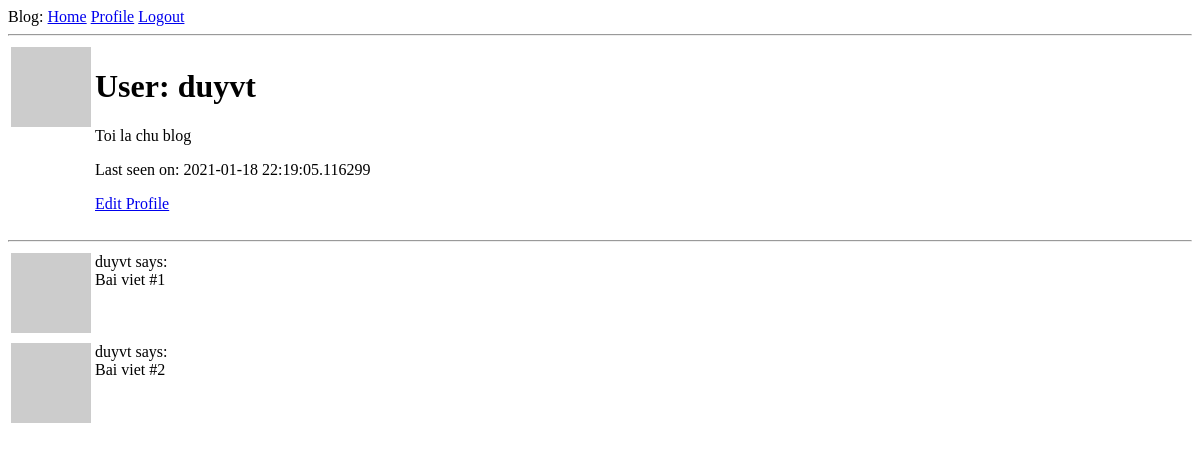
/user/duyvt (signed in), run on an earlier commit of the app's database.
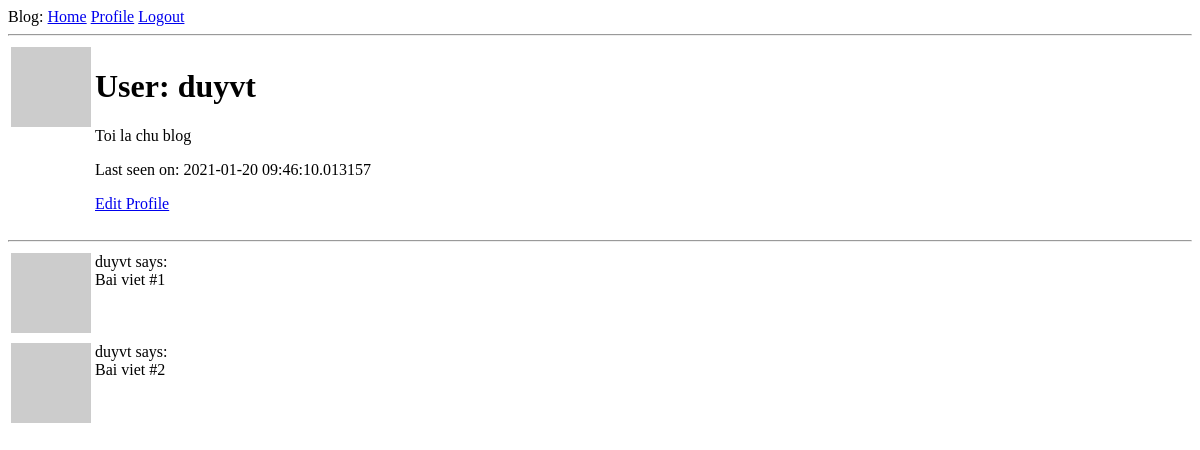
And on a later commit of the database.
### app/models.py (models this page shows, shortened)
class User(UserMixin, db.Model):
    id = db.Column(db.Integer, primary_key=True)
    username = db.Column(db.String(64), index=True, unique=True)
    email = db.Column(db.String(64), index=True, unique=True)
    password_hash = db.Column(db.String(128))
    about_me = db.Column(db.String(140))
    last_seen = db.Column(db.DateTime(), default=datetime.utcnow)
    posts = db.relationship('Post', backref='author', lazy='dynamic')
    followed = db.relationship(
        'User',
        secondary=followers,
        primaryjoin= (followers.c.follower_id == id),
        secondaryjoin= (followers.c.followed_id == id),
        backref = db.backref('followers', lazy='dynamic'),
        lazy = 'dynamic'
        )
    def avatar(self, size):
        digest = md5(self.email.lower().encode('utf-8')).hexdigest()
        return 'https://www.gravatar.com/avatar/{}?d=identicon&s={}'.format(digest, size)

### app/routes.py (the view)
@app.route('/user/<username>')
@login_required
def user(username):
    user = User.query.filter_by(username=username).first_or_404()
    posts = [
        {'author': user, 'body': 'Bai viet #1'},
        {'author': user, 'body': 'Bai viet #2'}
    ]
    return render_template('user.html', user=user, posts=posts)

### app/models.py (called while the page is built)
@login.user_loader
def load_user(id):
    return User.query.get(int(id))

### app/routes.py (called while the page is built)
@app.before_request
def before_request():
    if current_user.is_authenticated:
        current_user.last_seen = datetime.utcnow()
        db.session.commit()

### app/templates/user.html
{% extends "base.html" %}
{% block content %}
<table>
  <tr valign="top">
    <td><img src="{{ user.avatar(64) }}" alt="avatar" /></td>
    <td>
        <h1>User: {{ user.username }}</h1>
        {% if user.about_me %}
        <p>{{ user.about_me }}</p>
        {% endif %}
        {% if user.last_seen %}
        <p>Last seen on: {{ user.last_seen }}</p>
        {% endif %}
        {% if user == current_user %}
                <p><a href="{{ url_for('edit_profile') }}">Edit Profile</a></p>
        {% endif %}
    </td>
  </tr>
</table>
<hr />
{% include "_post.html" %}
{% endblock %}

### app/templates/base.html (shortened to what this page needs)
<!DOCTYPE html>
<html lang="vi">
<head>
</head>
<body>
    <div>
        Blog:
        <a href="{{ url_for('index') }}">Home</a>
        {% if current_user.is_anonymous %}
        <a href="{{ url_for('login') }}">Login</a>
        {% else %}
        <a href="{{ url_for('user', username=current_user.username) }}">Profile</a>
        <a href="{{ url_for('logout') }}">Logout</a>
        {% endif %}
    </div>
    <hr>
    {% block content %}{% endblock %}
</body>
</html>

### app/templates/_post.html
{% for post in posts %}
<table>
    <tr valign="top">
        <td><img src="{{ post.author.avatar(16) }}" alt="avatar" /></td>
        <td>{{ post.author.username }} says:<br>{{ post.body }}</td>
    </tr>
</table>
{% endfor %}

What changed in the data, as far as the page shows it:
changed User "duyvt": last_seen "2021-01-18 22:19:05.116299" → "2021-01-20 09:46:10.013157"
